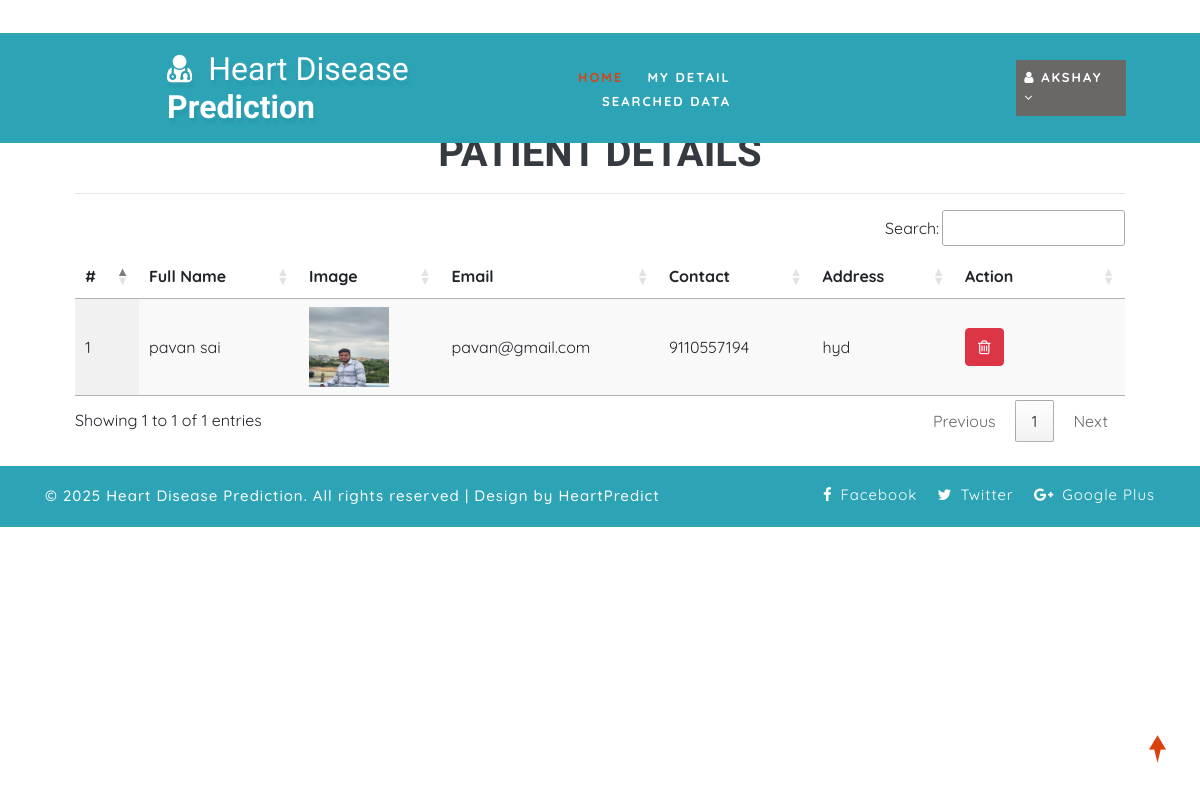
The page /view_patient/ (signed in) on the database its author committed.
### health/models.py (models this page shows, shortened)
class Patient(models.Model):
    user = models.ForeignKey(User, on_delete=models.CASCADE, null=True)
    contact = models.CharField(max_length=100, null=True)
    address = models.CharField(max_length=100, null=True)
    dob = models.DateField(null=True)
    image = models.FileField(null=True)

### health/views.py (the view)
# urls.py: path('view_patient/', View_Patient, name="view_patient"),
@login_required(login_url="login")
def View_Patient(request):
    patient = Patient.objects.all()
    d = {'patient':patient}
    return render(request,'view_patient.html',d)

### health/templates/view_patient.html
{% extends 'index.html' %}
{% load static %}
{% block body %}
<div class="container-fluid" style="width:90%;margin-top:8%">
                    <div class="container-fluid">
                        <h1 align="center" class="w3ls-title text-uppercase text-dark font-weight-bold">Patient Details</h1>
                         </div><hr>
                                <table id="example" class="display" style="width:100%">
                                  <thead>
                                    <tr>
                                      <th>#</th>
                                      <th>Full Name</th>
                                      <th>Image</th>
                                      <th>Email</th>
                                      <th>Contact</th>
                                      <th>Address</th>
                                      <th>Action</th>
                                  </tr>
                              </thead>
                              <tbody>
                              {% for i in patient %}
                                <tr>
                                  <td>{{forloop.counter}}</td>
                                  <td>{{i.user.first_name}} {{i.user.last_name}}</td>
                                  <td>{% if i.image %}<img src="{{i.image.url}}" style="width:80px;height:80px">{% endif %}</td>
                                  <td>{{i.user.email}}</td>
                                  <td>{{i.contact}}</td>
                                  <td>{{i.address}}</td>
                                  <td style="width:150px">
                                      <a href="{% url 'delete_patient' i.id %}" ><button class="btn btn-danger" onclick="return confirm('Are you sure?')"><i class="fa fa-trash-o"></i></button></a></td>
                              </tr>
                              {% endfor %}
                          </tbody>
                      </table>
                  </div>
{% endblock %}

### health/templates/index.html (shortened to what this page needs)
<!DOCTYPE html>
{% load static %}
<html lang="zxx">
<head>
	<link rel="stylesheet" href="{% static 'css/bootstrap.css' %}">
	<link href="{% static 'css/css_slider.css' %}" type="text/css" rel="stylesheet" media="all">
	<link rel="stylesheet" href="{% static 'css/style.css' %}" type="text/css" media="all" />
	<link href="{% static 'css/font-awesome.min.css' %}" rel="stylesheet">
<link rel='stylesheet' type='text/css' href="https://cdn.datatables.net/1.10.21/css/jquery.dataTables.min.css">
<link rel='stylesheet' type='text/css' href="https://cdn.datatables.net/buttons/1.6.2/css/buttons.dataTables.min.css">
</head>
<body>
	<div id="home" style="margin-bottom:2%">
		<header>
			<div class="top-bar py-3">
				<div class="container">
					<div class="row">
						<div class="col-xl-7 col-lg-6 col-md-4 top-social-agile text-md-right text-center mt-md-0 mt-2">
							<div class="row">
								<div class="col-xl-3 col-lg-4 col-6 top-w3layouts p-md-0 text-right">
								</div>
								<div class="col-xl-3 col-lg-4 col-6 header-w3layouts text-md-right text-left">
								</div>
							</div>
						</div>
					</div>
				</div>
			</div>
		</header>
		<div class="main-top" style="background:rgb(44, 164, 182)">
			<div class="container-fluid">
				<div class="header d-md-flex justify-content-between align-items-center py-3">
					<div id="logo" style="margin-left:13%">
						<h1>
							<a href="index.html">
								<span class="fa fa-user-md mr-2"></span>
								<span class="logo-sp">Heart Disease</span> Prediction
							</a>
						</h1>
					</div>
					{% if request.user.is_staff %}
					<div class="nav_w3ls" style="margin-right:4%">
						<nav>
							<label for="drop1" class="toggle">Menu</label>
							<input type="checkbox" id="drop1" />
							<ul class="menu" style="padding:15px;width:100%">
								<li class="mx-lg-4 mx-md-3 my-md-0 my-2"><a href="{% url 'admin_home' %}" >Home</a></li>
								<li>
									<label for="drop-2" class="toggle toogle-2"> <span class="fa fa-angle-down" aria-hidden="true"></span>
									</label>
									<a href="#"> Doctor <span class="fa fa-angle-down" aria-hidden="true"></span></a>
									<ul style="margin-top:2%;width:40%;margin-right:0%">
										<li style="width:100%;"><a href="/add_doctor" class="drop-text">Add Doctor</a></li>
										<li style="width:100%;"><a href="/view_doctor" class="drop-text">View Doctor</a></li>
									</ul>
								</li>
								<li class="mx-lg-4 mx-md-3 my-md-0 my-2"><a href="/view_patient">Patient</a></li>
								<li class="mx-lg-4 mx-md-3 my-md-0 my-2">
									<a href="/view_search_pat">Searched Data</a></li>
								<li><a href="/view_feedback">Feedback</a></li>
							</ul>
						</nav>
					</div>
					<div class="nav_w3ls" style="margin-right:3%">
						<nav>
							<label for="drop2" class="toggle">Menu</label>
							<input type="checkbox" id="drop2" />
							<ul class="menu">
								<li class="mx-lg-4 mx-md-3 my-md-0 my-2" style="background:red;padding:8px">
									<label for="drop-2" class="toggle toogle-2"> <span class="fa fa-angle-down" aria-hidden="true"></span>
									</label>
									<a href="#"><i class="fa fa-user"></i> {{request.user.username}} <span class="fa fa-angle-down" aria-hidden="true"></span></a>
									<ul style="margin-top:10%;width:80%;margin-right:5%">
										<li style="width:100%;"><a href="{% url 'change_password' %}" class="drop-text">Password</a></li>
										<li style="width:100%;"><a href="{% url 'logout' %}" class="drop-text">Logout</a></li>
									</ul>
								</li>
							</ul>
						</nav>
					</div>
					{% elif request.user.doctor_set.all.0 %}
					<div class="nav_w3ls" style="margin-right:4%">
						<nav>
							<ul class="menu" style="padding:15px;width:100%">
								<li><a href="{% url 'doctor_home' %}" class="active">Home</a></li>
								<li class="mx-lg-4 mx-md-3 my-md-0 my-2">
									<a href="/profile_doctor">My Detail</a></li>
								<li class="mx-lg-4 mx-md-3 my-md-0 my-2">
									<a href="view_search_pat">Searched Data</a></li>
							</ul>
						</nav>
					</div>
					<div class="nav_w3ls" style="margin-right:3%">
						<nav>
							<ul class="menu">
								<li class="mx-lg-4 mx-md-3 my-md-0 my-2" style="background:#6a6767;padding:8px">
									<a href="#"><i class="fa fa-user"></i> {{request.user.username}} <span class="fa fa-angle-down" aria-hidden="true"></span></a>
								</li>
							</ul>
						</nav>
					</div>
					{% endif %}
				</div>
			</div>
		</div>
		{% block body %}
		{% endblock %}
	</div>
	<div class="copy-w3pvt" style="background:rgb(44, 164, 182);color:white">
		<div class="container py-3">
			<div class="row">
				<div class="col-lg-7 w3ls_footer_grid1_left text-lg-left text-center">
					<p style="color:white">&copy; 2025 Heart Disease Prediction. All rights reserved | Design by HeartPredict</a>
					</p>
				</div>
				<div class="col-lg-5 w3ls_footer_grid_left1_pos text-lg-right text-center mt-lg-0 mt-2">
					<ul style="color:white">
						<li>
							<a href="#" style="color:white" class="facebook">
								<span class="fa fa-facebook-f mr-2"></span>Facebook</a>
						</li>
						<li class="mx-3">
							<a href="#" style="color:white" class="twitter">
								<span class="fa fa-twitter mr-2"></span>Twitter</a>
						</li>
						<li>
							<a href="#" style="color:white" class="google">
								<span class="fa fa-google-plus mr-2"></span>Google Plus</a>
						</li>
					</ul>
				</div>
			</div>
		</div>
	</div>
	<a href="#home" style="color:white" class="move-top text-center"></a>
</body>
</html>

### health/static/css/style.css (style rules this page uses)
body { padding: 0; margin: 0; background: #FFF; font-family: 'Quicksand', sans-serif; }
body a, body button { transition: 0.5s all; -webkit-transition: 0.5s all; -moz-transition: 0.5s all; -o-transition: 0.5s all; -ms-transition: 0.5s all; text-decoration: none; }
html { scroll-behavior: smooth; }
h1, h2, h3, h4, h5, h6 { margin: 0; padding: 0; font-family: 'Mukta', sans-serif; }
p { margin: 0; padding: 0; font-size: 15px; letter-spacing: 1px; line-height: 1.9; color: #999; font-family: 'Quicksand', sans-serif; }
ul, ol { margin: 0; padding: 0; }
a.move-top { width: 34px; height: 34px; background: url(../images/move-top.png) no-repeat; display: inline-block; position: fixed; bottom: 4%; right: 2%; z-index: 0; }
#home { position: relative; }
.main-top { position: absolute; z-index: 999; width: 100%; background: rgba(0, 0, 0, 0.4); }
nav { margin: 0; padding: 0; }
#logo a { float: left; display: initial; font-weight: 700; font-size: 32px; color: #fff; text-shadow: 2px 5px 3px rgba(0, 0, 0, 0.06); padding: 0; }
span.logo-sp { font-weight: 100; }
nav:after { content: ""; display: table; clear: both; }
nav ul { float: right; padding: 0; margin: 0; list-style: none; position: relative; }
nav ul li { margin: 0px; display: inline-block; float: left; }
nav a { padding: 0; color: #fff; font-size: 13px; letter-spacing: 2px; font-weight: 700; text-transform: uppercase; display: inline-block; transition: 0.5s all; -webkit-transition: 0.5s all; -moz-transition: 0.5s all; -o-transition: 0.5s all; -ms-transition: 0.5s all; }
.menu li a.active, .menu li a:hover { color: #2196f3; transition: 0.5s all; -webkit-transition: 0.5s all; -moz-transition: 0.5s all; -o-transition: 0.5s all; -ms-transition: 0.5s all; color: #d84315; }
li>a:only-child:after { content: ''; }
.w3ls_footer_grid_left1_pos ul li, ul.list-part li { display: inline-block; }
.w3ls_footer_grid_left1_pos ul li a { color: #000; text-decoration: none; letter-spacing: 1px; font-size: 15px; }
.w3ls_footer_grid1_left p { color: #484848; font-weight: 500; }

### rows shown on the page
Patient: user.first_name "pavan", user.last_name "sai", image (picture), user.email "pavan@gmail.com", contact "9110557194", address "hyd"

### other values the page prints
{{ request.user.username }} "AKSHAY"
